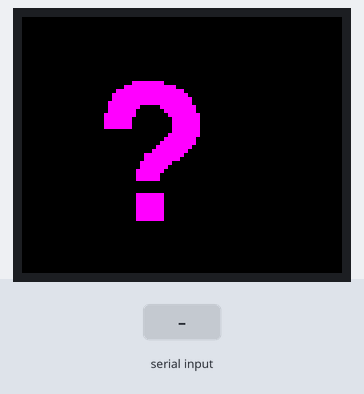
The sketch below on a simulated Arduino Mega 2560, built with avr-gcc and run on an emulated ATmega2560. On the bench: 128×160 colour display. The test bench sets the inputs (shaded band). Random numbers use the default seed unless the sketch sets one.

Above: at 1.8 s.
1.9 s: byte 56 (CMD_GOIDLE) received over Serial
At 3.0 s:
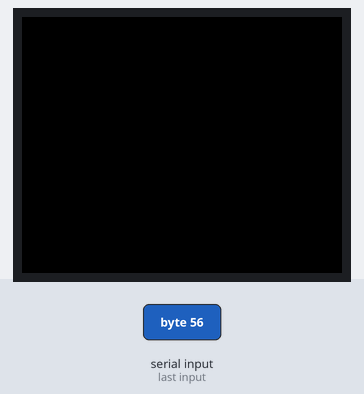
3.4 s: byte 55 (CMD_ROTATE) received over Serial
At 7.1 s:
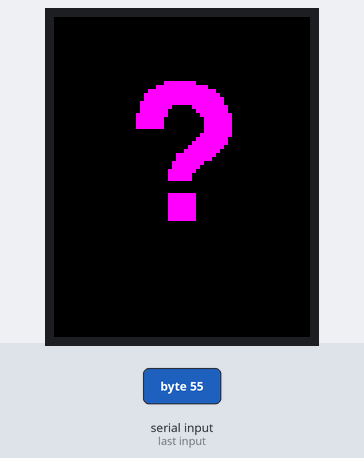
Timing chart, 0 to 8.6 s (numbered marks = the images above; inputs shaded):
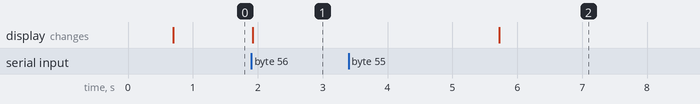

The sketch:

teensyLC_LCD.ino
```cpp
// for font customisation use:
//  https://tchapi.github.io/Adafruit-GFX-Font-Customiser/
//  https://github.com/adafruit/Adafruit-GFX-Library/tree/master/Fonts


#include <Adafruit_GFX.h>     // Core graphics library
#include <Adafruit_ST7735.h>  // Hardware-specific library for ST7735
#include <SPI.h>
#include "FreeSansBold24pt7b.h"

#define ECHO_SERIAL_INPUT 0  // 1 for serial debug output

#define XPOS 35
#define YPOS 100


#define CMD_ROTATE '7'
#define CMD_GOIDLE '8'

// These pins will also work for the 1.8" TFT shield.
#define TFT_CS 10
#define TFT_RST -1  // Or set to -1 and connect to Arduino RESET pin
#define TFT_DC 8


#define MODE_IDLE   0
#define MODE_LETTER 1
#define MODE_HIT    2

// For 1.44" and 1.8" TFT with ST7735 use:
Adafruit_ST7735 tft = Adafruit_ST7735(TFT_CS, TFT_DC, TFT_RST);

char text[] = "?";
uint8_t displayNum = 0;
int mode = MODE_IDLE;
uint32_t animTimestamp = 0;
int animState = 0;
int actRotation = 3;

void setup(void) {
  Serial.begin(9600);
  Serial1.begin(9600);

  // Use this initializer if using a 1.8" TFT screen:
  tft.initR(INITR_BLACKTAB);  // Init ST7735S chip, black tab
  // tft.initR(INITR_GREENTAB);      // Init ST7735S chip, green tab
  tft.setSPISpeed(40000000);
  tft.fillScreen(ST77XX_BLACK);

  delay(500);
  randomSeed(analogRead(0));
  tft.setRotation(actRotation);
  tft.setFont(&FreeSansBold24pt7b);
  tft.setTextSize(2);
  //tft.setTextSize(13);

  tft.fillScreen(ST77XX_BLACK);
  animTimestamp = 0;

  /*
    for (int i=65;i<255;i++) {
      text[0]=i;
      tft.fillScreen(ST77XX_BLACK);
      tft.setCursor(60, 100);  // 63, 100
      tft.setTextColor(ST77XX_YELLOW);
      tft.println(text);
      delay(300);
    }
  */

}

void processMode() {
  switch (mode) {
    case MODE_IDLE:
      if (millis() > animTimestamp) {
        animTimestamp = millis() + random(300, 5000);
        animState++;
        if (animState == 1) {
          tft.setCursor(XPOS, YPOS);
          tft.setTextColor(ST77XX_MAGENTA);
          tft.println("?");
        } else {
          tft.fillScreen(ST77XX_BLACK);
          animState = 0;
        }
      }
      break;
    case MODE_LETTER:
      break;
    case MODE_HIT:
      if (millis() > animTimestamp) {
        if (ECHO_SERIAL_INPUT) Serial.print("*");
        animTimestamp = millis() + 50;
        animState++;
        if (animState < 15) {
          if (animState % 2) tft.invertDisplay(true);
          else tft.invertDisplay(false);
        }
        else {
          tft.invertDisplay(false);
          tft.fillScreen(ST77XX_BLACK);
          //tft.setCursor(XPOS, YPOS);
          //tft.setTextColor(ST77XX_GREEN);
          //tft.println("o");
          mode = MODE_LETTER;
        }
      }
      break;
  }
  return;
}


void loop() {
  int input = -1;
  if (Serial.available()) input = Serial.read();
  else if (Serial1.available()) input = Serial1.read();
  if (input == -1) {
    processMode();
    return;
  }

  if (ECHO_SERIAL_INPUT) Serial.println((int) input);

  if (input == CMD_ROTATE) {
    actRotation = (actRotation + 1) % 4;
    tft.setRotation(actRotation);
    tft.fillScreen(ST77XX_BLACK);
    Serial1.write(CMD_ROTATE);
    return;
  }

  if (input == CMD_GOIDLE) {
    mode = MODE_IDLE;
    tft.fillScreen(ST77XX_BLACK);
    Serial1.write(CMD_GOIDLE);
    return;
  }

  if ((input > '0') && (input < '6')) {
    displayNum = input;
  } else {
    if (displayNum == '1') {
      if (text[0] != input) {
        text[0] = input;
        if (input != ' ') {
          tft.fillScreen(ST77XX_BLACK);
          tft.setCursor(XPOS, YPOS);
          tft.setTextColor(ST77XX_YELLOW);
          tft.println(text);
          displayNum = 0;
          mode = MODE_LETTER;
          if (ECHO_SERIAL_INPUT) Serial.println("mode: Letter");
        }
      }
      if (input == ' ') {
        mode = MODE_HIT;
        animState = 0;
        if (ECHO_SERIAL_INPUT) Serial.println("mode: Hit");
      }
    } else {
      Serial1.write(displayNum - 1);
      Serial1.write((uint8_t)input);
      displayNum = 0;
    }
  }
}


// tft.invertDisplay(true);
// delay(500);
// tft.invertDisplay(false);
//  tft.setCursor(0, 20);    // 63, 20
//  tft.setTextColor(ST77XX_BLACK);
//  tft.println(text);
```

Source omitted: nsBold24pt7b.h (data table, 56663 bytes)

Measured:
- after the input at 1.9 s, the display: changes at once (image 1)
